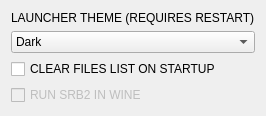
             <widget class="QWidget" name="scrollAreaWidgetContents">
              <property name="geometry">
               <rect>
                <x>0</x>
                <y>0</y>
                <width>216</width>
                <height>116</height>
               </rect>
              </property>
              <layout class="QVBoxLayout" name="verticalLayout_18">
               <item>
                <widget class="QLabel" name="label_4">
                 <property name="text">
                  <string>LAUNCHER THEME (REQUIRES RESTART)</string>
                 </property>
                </widget>
               </item>
               <item>
                <widget class="QComboBox" name="LauncherThemeInput">
                 <property name="enabled">
                  <bool>true</bool>
                 </property>
                 <item>
                  <property name="text">
                   <string>Dark</string>
                  </property>
                 </item>
                 <item>
                  <property name="text">
                   <string>Light</string>
                  </property>
                 </item>
                </widget>
               </item>
               <item>
                <widget class="QCheckBox" name="SaveFilesToConfigToggle">
                 <property name="text">
                  <string>CLEAR FILES LIST ON STARTUP</string>
                 </property>
                 <property name="checked">
                  <bool>false</bool>
                 </property>
                </widget>
               </item>
               <item>
                <widget class="QCheckBox" name="WineToggle">
                 <property name="enabled">
                  <bool>false</bool>
                 </property>
                 <property name="text">
                  <string>RUN SRB2 IN WINE</string>
                 </property>
                 <property name="checked">
                  <bool>false</bool>
                 </property>
                </widget>
               </item>
               <item>
                <spacer name="verticalSpacer_6">
                 <property name="orientation">
                  <enum>Qt::Vertical</enum>
                 </property>
                 <property name="sizeHint" stdset="0">
                  <size>
                   <width>20</width>
                   <height>244</height>
                  </size>
                 </property>
                </spacer>
               </item>
              </layout>
             </widget>
